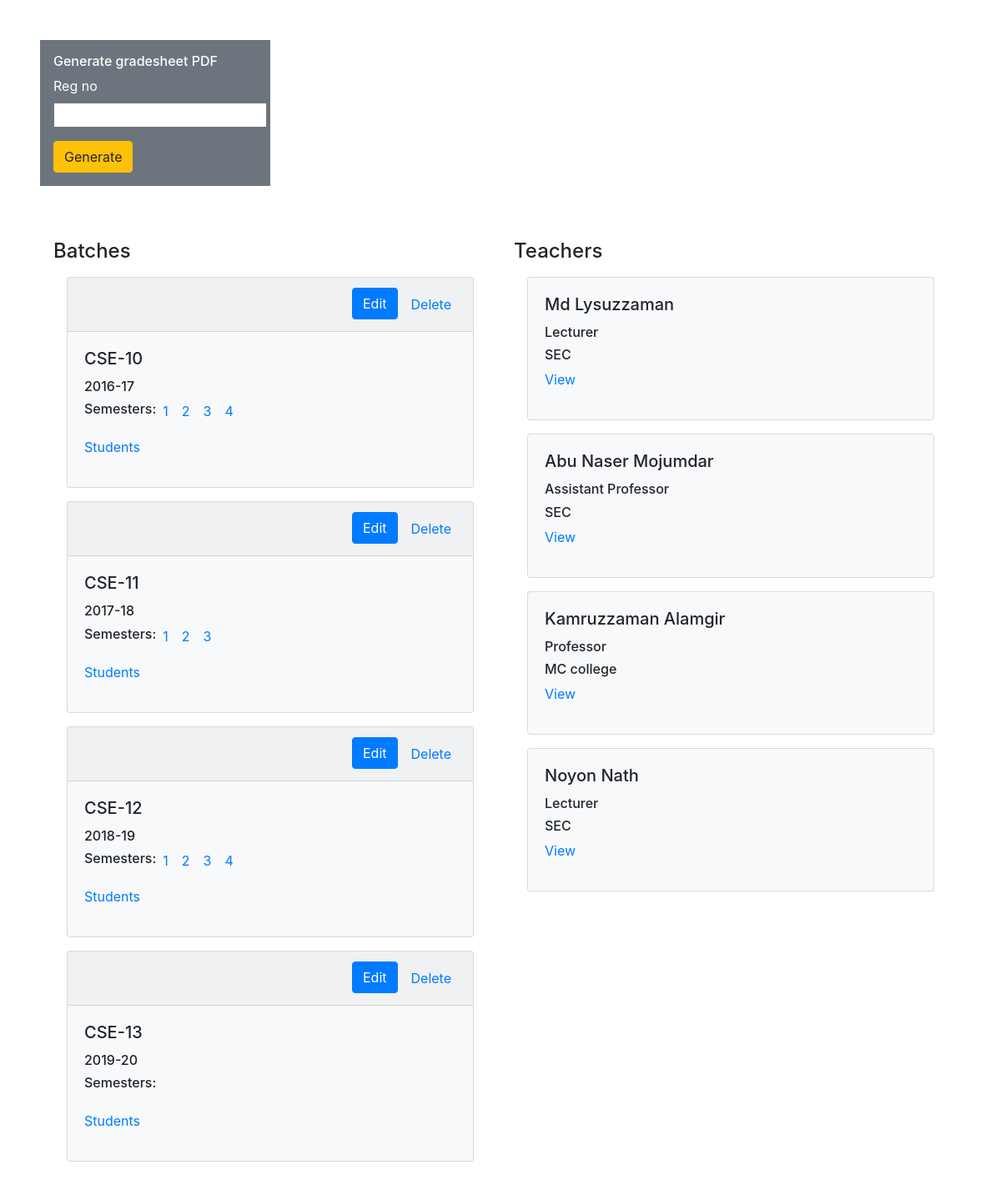
The app's page /, older data.
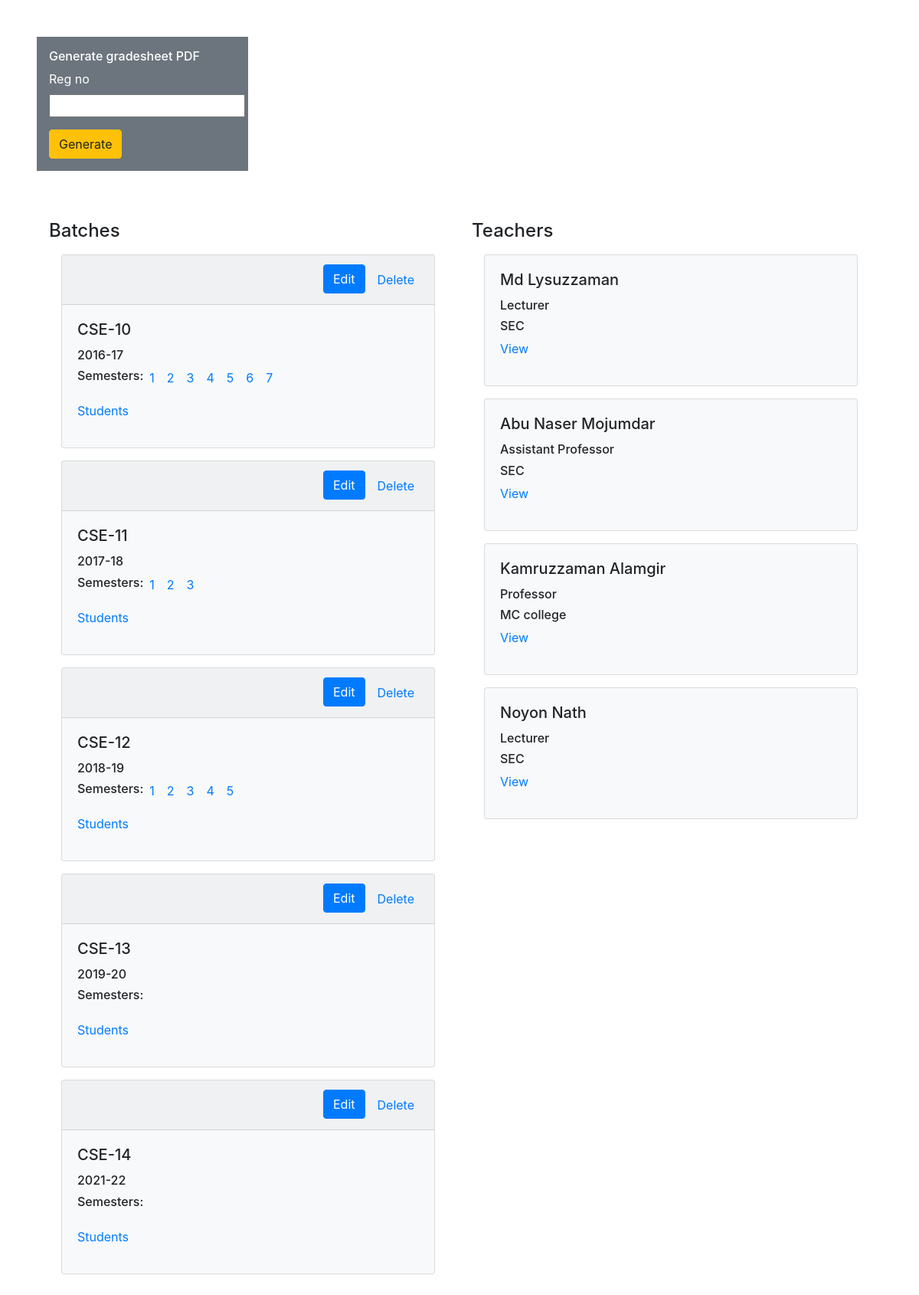
The same page, newer data.
### main/models.py (models this page shows)
class Batch(models.Model):
    id = models.AutoField
    batch_id = models.CharField(max_length=18, default="") # It shall be removed later, all the work will be modified accrodingly
    batch_no = models.CharField(max_length=6, default="")
    session = models.CharField(max_length=8, default="")

class Semester(models.Model):
    id = models.AutoField
    batch_no = models.CharField(max_length=8, default="")
    semester_no = models.IntegerField(default=None)

class Teacher(models.Model):
    id = models.AutoField
    name = models.CharField(max_length=60, default="")
    designation = models.CharField(max_length=60, default="")
    institute = models.CharField(max_length=100, default="")
    department = models.CharField(max_length=100, default="")

### RMS1/views.py (the view, shortened to what this page needs)
# urls.py: path('', views.dashboard, name="dashboard"),
def dashboard(request):
    teachers = Teacher.objects.all()
    batches_collection = Batch.objects.all()
    batches = list()
    for batch in batches_collection:
        new_dict = dict()
        semester_list = Semester.objects.filter(batch_no=batch.batch_no)
        new_list = list()
        for semester in semester_list:
            new_list.append(semester)
        new_dict['batch_id'] = batch.batch_id
        new_dict['batch_no'] = batch.batch_no
        new_dict['session'] = batch.session
        new_dict['semesters'] = new_list
        batches.append(new_dict)
    return render(request, 'index.html', {'batches' : batches, 'teachers' : teachers})

### RMS1/templates/index.html (shortened to what this page needs)
{% extends 'main/base.html' %}
{% block body %}
<section class="gradesheet_generator m-5">
    <form method="post" class="w-25 bg-secondary text-white p-3"> {% csrf_token %}
        <h6>Generate gradesheet PDF</h6>
        <div class="form-group">
            <label for="session">Reg no</label>
            <input type="text" name="reg_no" id="reg_no" required>
        </div>
        <button type="submit" class="btn btn-warning">Generate</button>
    </form>
</section>
<section class="row m-5">
    <section class="batch-list p-3 col">
        <h4>Batches</h4>
        {% for batch in batches %}
        <div class="card bg-light m-3">
            <div class="card-header">
                <ul class="nav nav-pills justify-content-end card-header-pills">
                    <li class="nav-item">
                        <button type="button" class="btn btn-primary edit_batch_btn" data-toggle="modal" data-target="#edit_batch_modal_{{forloop.counter}}" id="edit_batch_btn_{{batch.session}}">
                            Edit
                        </button>
                    </li>
                    <li class="nav-item">
                        <a class="nav-link">Delete</a>
                    </li>
                </ul>
            </div>
            <div class="card-body">
                <h5 class="card-title">{{batch.batch_no}}</h5>
                <h6 class="card-text">{{batch.session}}</h6>
                <ul class="list-unstyled d-flex">
                    <h6>Semesters: </h6>
                    {% for semester in batch.semesters %}
                        {% if semester.batch_no == batch.batch_no  %}
                            <li class="mx-2">
                                <a href="main/semester_view/{{semester.batch_no}}/{{semester.semester_no}}">{{semester.semester_no}}</a>
                            </li>
                        {% endif %}
                    {% endfor %}
                </ul>
                <p><a href="main/students_view/{{batch.batch_no}}">Students</a></p>
            </div>
        </div>
        {% endfor %}
    </section>
    <section class="teacher-list p-3 col">
        <h4>Teachers</h4>
        {% for teacher in teachers %}
        <div class="card bg-light m-3">
            <div class="card-body">
                <h5 class="card-title">{{teacher.name}}</h5>
                <h6 class="card-text">{{teacher.designation}}</h6>
                <h6 class="card-text">{{teacher.institute}}</h6>
                <p><a href="#">View</a></p>
            </div>
        </div>
        {% endfor %}
    </section>
</section>
{% endblock %}

### main/templates/main/base.html (shortened to what this page needs)
<!doctype html>
<html lang="en">
  <head>
    <link rel="stylesheet" href="https://cdn.jsdelivr.net/npm/bootstrap@4.6.1/dist/css/bootstrap.min.css">
    <link rel="stylesheet" href="https://cdnjs.cloudflare.com/ajax/libs/OwlCarousel2/2.3.4/assets/owl.carousel.min.css" />
    <link rel="stylesheet" href="https://cdnjs.cloudflare.com/ajax/libs/OwlCarousel2/2.3.4/assets/owl.theme.default.min.css" />
    <link rel="stylesheet" href= {% block css_link %}{% endblock %} />
  </head>
  <body>
    {% block body %}{% endblock %}
  </body>
</html>

Row changes from the older to the newer data that the page shows:
added Semester: semester_no "5", shown under "CSE-10"
added Semester: semester_no "6", shown under "CSE-10"
added Semester: semester_no "7", shown under "CSE-10"
added Semester: semester_no "5", shown under "CSE-12"
added Batch: batch_no "CSE-14", session "2021-22"
Text that changed along with them:
new list line: "Edit Delete Semesters: Students"
